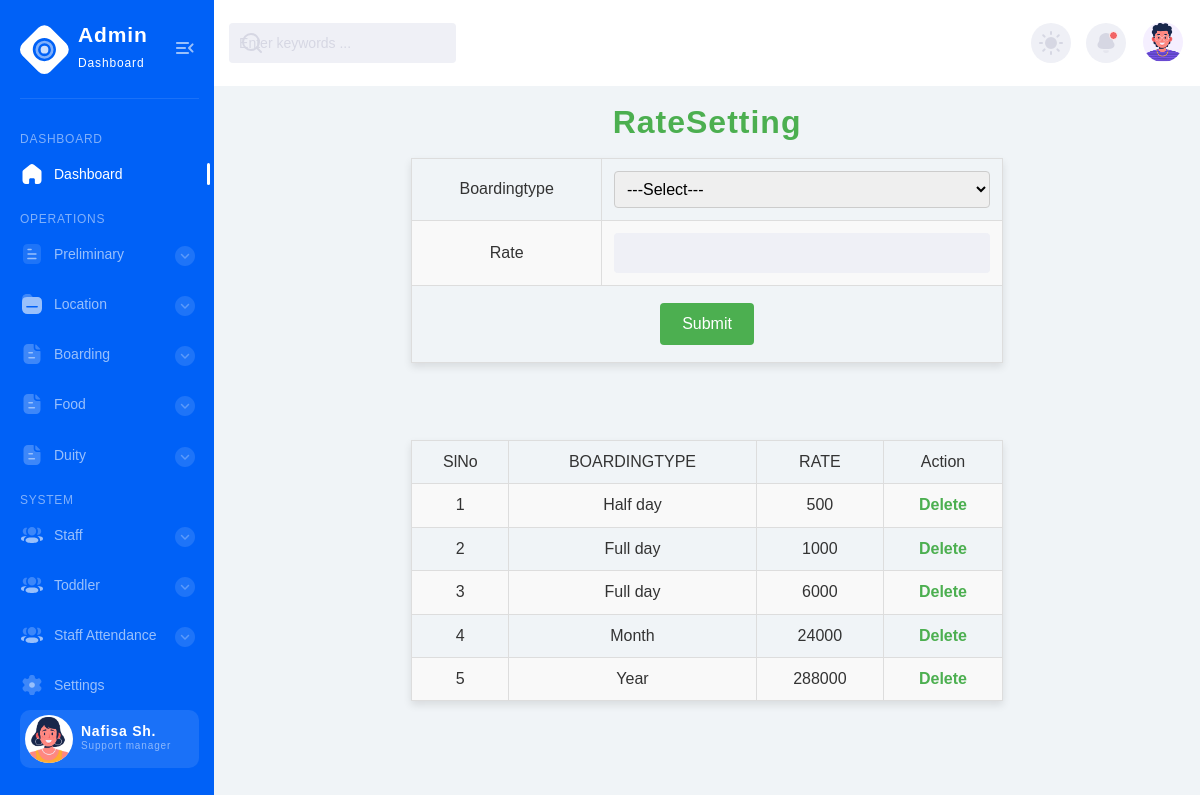
/Project/Admin/Ratesetting.php, run on the app's committed database.
### tables this page shows
CREATE TABLE `tbl_ratesetting` (
  `ratesetting_id` int(11) NOT NULL,
  `boardingtype_id` int(11) NOT NULL,
  `ratesetting_amount` varchar(50) NOT NULL
);

CREATE TABLE `tbl_boardingtype` (
  `boardingtype_id` int(11) NOT NULL,
  `boardingtype_name` varchar(50) NOT NULL
);

### Project/Admin/Ratesetting.php (the view, shortened to what this page needs)
<?php include("Head.php") ?>
<?php
include("../Assets/Connection/Connection.php");
?>
<!DOCTYPE html PUBLIC "-//W3C//DTD XHTML 1.0 Transitional//EN" "http://www.w3.org/TR/xhtml1/DTD/xhtml1-transitional.dtd">
<html xmlns="http://www.w3.org/1999/xhtml">
<head>
</head>
<body>
<form id="form1" name="form1" method="post" action="">
<h1 align="center">RateSetting</h1>
  <table colspan="2" align="center" border="1">
    <tr>
      <td>Boardingtype</td>
           <td>
      <select name="selname" id="selname">
      <option>---Select---</option>
      </select>
      </td>
    </tr>
    <tr>
      <td>Rate</td>
      <td><label for="txt_rate"></label>
      <input type="text" name="txt_rate" id="txt_rate" /></td>
    </tr>
    <tr>
      <td  colspan="2"align="center">
      <input type="submit" name="btn_submit" id="btn_submit" value="Submit" /></td>
    </tr>
  </table>
    <br /><br />
  <table  border="1" align="center">
    <tr>
      <td>SlNo</td>
      <td>BOARDINGTYPE</td>
      <td>RATE</td>
      <td colspan="2" align="center">Action</td>
    </tr>
   	<?php
	$i=0;
	$sel = "select * from  tbl_ratesetting r inner join tbl_boardingtype b on b.boardingtype_id = r.boardingtype_id";
	$result = $con -> query($sel);
	while($data = $result -> fetch_assoc())
	{
		$i++;
	?>
    <tr>
      <td><?php echo $i ?></td>
      <td><?php echo $data['boardingtype_name']?></td>
      <td><?php echo $data['ratesetting_amount']?></td>
      <td>
    <a href="Ratesetting.php?did=<?php echo $data['ratesetting_id']?>" class="a">Delete</a>
      </td>
    </tr>
    <?php } ?>
  </table>
</form>
</body>
</html>
<?php include("Foot.php") ?>

### Project/Admin/Ratesetting.php (style rules this page uses)
body { font-family: Arial, sans-serif; background-color: #f0f4f7; color: #333; }
h1 { text-align: center; color: #4CAF50; font-size: 32px; margin-top: 20px; }
table { width: 60%; margin: 20px auto; border-collapse: collapse; box-shadow: 0 4px 8px rgba(0, 0, 0, 0.1); }
table, th, td { border: 1px solid #ddd; padding: 12px; text-align: center; }
tr:nth-child(even) { background-color: #f9f9f9; }
input[type="text"], select { width: 100%; padding: 8px; border: 1px solid #ccc; border-radius: 4px; box-sizing: border-box; }
input[type="submit"], input[type="reset"] { background-color: #4CAF50; color: white; border: none; padding: 10px 20px; cursor: pointer; border-radius: 4px; margin: 5px; }
.a { color: #4CAF50; text-decoration: none; font-weight: bold; }

### data on the page
tbl_ratesetting: boardingtype.boardingtype_name "Half day", ratesetting_amount "500"
tbl_ratesetting: boardingtype.boardingtype_name "Full day", ratesetting_amount "1000"
tbl_ratesetting: boardingtype.boardingtype_name "Full day", ratesetting_amount "6000"
tbl_ratesetting: boardingtype.boardingtype_name "Month", ratesetting_amount "24000"
tbl_ratesetting: boardingtype.boardingtype_name "Year", ratesetting_amount "288000"
